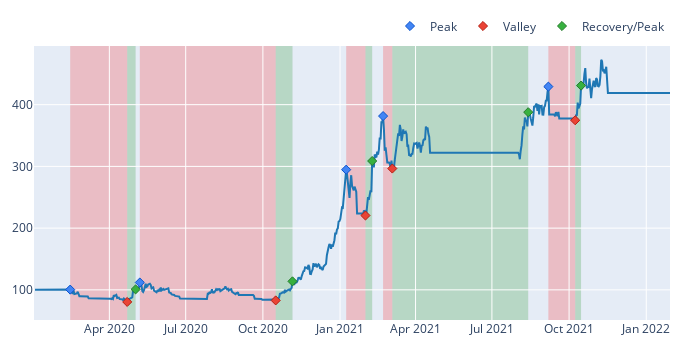

This figure's notebook cell:
### Code cell
port.get_drawdowns().plot().show()

### Figure 1 — Plotly figure (JSON) as saved in the notebook; plotly's stock layout.template omitted (floating-point values rounded to 4 significant figures; data arrays with more than 128 entries replaced by an {"elided": "..."} marker saying what was removed)
{"data": [{"line": {"color": "#1f77b4"}, "showlegend": false, "type": "scatter", "uid": "8ac23427-1958-4e3b-93c4-f602e0266d30", "x": {"elided": "758 str values"}, "y": {"elided": "758 float values"}}, {"customdata": [[2], [4], [13], [18], [22]], "hovertemplate": "Drawdown Id: %{customdata[0]}<br>Date: %{x}<br>Price: %{y}", "marker": {"color": "#4285F4", "line": {"color": "rgb(11,84,205)", "width": 1}, "size": 7, "symbol": "diamond"}, "mode": "markers", "name": "Peak", "type": "scatter", "uid": "5ab8785a-3483-4629-b874-b622723db9be", "x": ["2020-02-14T07:00:00", "2020-05-07T07:00:00", "2021-01-08T07:00:00", "2021-02-21T07:00:00", "2021-09-06T07:00:00"], "y": [100.4, 111.9, 294.7, 381.5, 429.2]}, {"customdata": [["2", "-0.19867859025455903", "68 days 00:00:00"], ["4", "-0.2590575124860386", "162 days 00:00:00"], ["13", "-0.2519025491871888", "23 days 00:00:00"], ["18", "-0.22275963869312387", "11 days 00:00:00"], ["22", "-0.12695656638244032", "32 days 00:00:00"]], "hovertemplate": "Drawdown Id: %{customdata[0]}<br>Date: %{x}<br>Price: %{y}<br>Drawdown: %{customdata[1]:.2%}<br>Duration: %{customdata[2]}", "marker": {"color": "#EA4335", "line": {"color": "rgb(181,31,18)", "width": 1}, "size": 7, "symbol": "diamond"}, "mode": "markers", "name": "Valley", "type": "scatter", "uid": "d738d2a4-fc85-45e9-a683-4ea3760b74a7", "x": ["2020-04-22T07:00:00", "2020-10-16T07:00:00", "2021-01-31T07:00:00", "2021-03-04T07:00:00", "2021-10-08T07:00:00"], "y": [80.48, 82.94, 220.5, 296.5, 374.7]}, {"customdata": [["2", "0.25247381370108135", "10 days 00:00:00"], ["4", "0.37193655117765145", "20 days 00:00:00"], ["13", "0.4002679377757732", "8 days 00:00:00"], ["18", "0.30784590081579943", "162 days 00:00:00"], ["22", "0.14989838255767063", "7 days 00:00:00"]], "hovertemplate": "Drawdown Id: %{customdata[0]}<br>Date: %{x}<br>Price: %{y}<br>Return: %{customdata[1]:.2%}<br>Duration: %{customdata[2]}", "marker": {"color": "#37B13F", "line": {"color": "rgb(38,123,44)", "width": 1}, "size": 7, "symbol": "diamond"}, "mode": "markers", "name": "Recovery/Peak", "type": "scatter", "uid": "8f11f02c-6834-4da2-a65b-253ee2606842", "x": ["2020-05-02T07:00:00", "2020-11-05T07:00:00", "2021-02-08T07:00:00", "2021-08-13T07:00:00", "2021-10-15T07:00:00"], "y": [100.8, 113.8, 308.7, 387.8, 430.9]}], "layout": {"height": 350, "legend": {"orientation": "h", "traceorder": "normal", "x": 1, "xanchor": "right", "y": 1.02, "yanchor": "bottom"}, "margin": {"b": 30, "l": 30, "r": 30, "t": 30}, "shapes": [{"fillcolor": "red", "layer": "below", "line": {"width": 0}, "opacity": 0.2, "type": "rect", "x0": "2020-02-14T07:00:00", "x1": "2020-04-22T07:00:00", "xref": "x", "y0": 0, "y1": 1, "yref": "paper"}, {"fillcolor": "red", "layer": "below", "line": {"width": 0}, "opacity": 0.2, "type": "rect", "x0": "2020-05-07T07:00:00", "x1": "2020-10-16T07:00:00", "xref": "x", "y0": 0, "y1": 1, "yref": "paper"}, {"fillcolor": "red", "layer": "below", "line": {"width": 0}, "opacity": 0.2, "type": "rect", "x0": "2021-01-08T07:00:00", "x1": "2021-01-31T07:00:00", "xref": "x", "y0": 0, "y1": 1, "yref": "paper"}, {"fillcolor": "red", "layer": "below", "line": {"width": 0}, "opacity": 0.2, "type": "rect", "x0": "2021-02-21T07:00:00", "x1": "2021-03-04T07:00:00", "xref": "x", "y0": 0, "y1": 1, "yref": "paper"}, {"fillcolor": "red", "layer": "below", "line": {"width": 0}, "opacity": 0.2, "type": "rect", "x0": "2021-09-06T07:00:00", "x1": "2021-10-08T07:00:00", "xref": "x", "y0": 0, "y1": 1, "yref": "paper"}, {"fillcolor": "green", "layer": "below", "line": {"width": 0}, "opacity": 0.2, "type": "rect", "x0": "2020-04-22T07:00:00", "x1": "2020-05-02T07:00:00", "xref": "x", "y0": 0, "y1": 1, "yref": "paper"}, {"fillcolor": "green", "layer": "below", "line": {"width": 0}, "opacity": 0.2, "type": "rect", "x0": "2020-10-16T07:00:00", "x1": "2020-11-05T07:00:00", "xref": "x", "y0": 0, "y1": 1, "yref": "paper"}, {"fillcolor": "green", "layer": "below", "line": {"width": 0}, "opacity": 0.2, "type": "rect", "x0": "2021-01-31T07:00:00", "x1": "2021-02-08T07:00:00", "xref": "x", "y0": 0, "y1": 1, "yref": "paper"}, {"fillcolor": "green", "layer": "below", "line": {"width": 0}, "opacity": 0.2, "type": "rect", "x0": "2021-03-04T07:00:00", "x1": "2021-08-13T07:00:00", "xref": "x", "y0": 0, "y1": 1, "yref": "paper"}, {"fillcolor": "green", "layer": "below", "line": {"width": 0}, "opacity": 0.2, "type": "rect", "x0": "2021-10-08T07:00:00", "x1": "2021-10-15T07:00:00", "xref": "x", "y0": 0, "y1": 1, "yref": "paper"}], "width": 700}}
